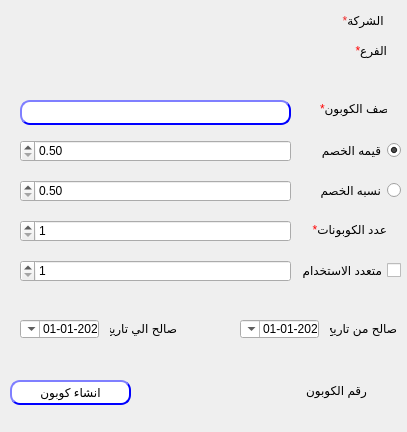
<?xml version="1.0" encoding="UTF-8"?>
<ui version="4.0">
 <class>CustomerGP</class>
 <widget class="QDialog" name="CustomerGP">
  <property name="geometry">
   <rect>
    <x>0</x>
    <y>0</y>
    <width>407</width>
    <height>432</height>
   </rect>
  </property>
  <property name="windowTitle">
   <string>انشاء كوبون</string>
  </property>
  <property name="layoutDirection">
   <enum>Qt::RightToLeft</enum>
  </property>
  <widget class="QLabel" name="desc">
   <property name="geometry">
    <rect>
     <x>320</x>
     <y>100</y>
     <width>67</width>
     <height>17</height>
    </rect>
   </property>
   <property name="text">
    <string>&lt;html&gt;&lt;head/&gt;&lt;body&gt;&lt;p align=&quot;right&quot;&gt;&lt;span style=&quot; color:#ff0000;&quot;&gt;*&lt;/span&gt;وصف الكوبون&lt;/p&gt;&lt;/body&gt;&lt;/html&gt;</string>
   </property>
  </widget>
  <widget class="QPushButton" name="BTN_createCoupon">
   <property name="geometry">
    <rect>
     <x>10</x>
     <y>380</y>
     <width>121</width>
     <height>25</height>
    </rect>
   </property>
   <property name="layoutDirection">
    <enum>Qt::RightToLeft</enum>
   </property>
   <property name="styleSheet">
    <string notr="true">QPushButton{
                                        background-color: white;
                                        border-style: outset;
                                        border-width: 2px;
                                        border-radius: 10px;
                                        border-color: blue;
                                        min-width: 6em;
                                        }
                                        QPushButton:hover {
                                        background: qradialgradient(
                                        cx: 0.3, cy: -0.4, fx: 0.3, fy: -0.4,
                                        radius: 1.35, stop: 0 #fff, stop: 1 #bbb
                                        );
                                        }
                                        QPushButton:pressed {
                                        border-style: inset;
                                        background: qradialgradient(
                                        cx: 0.4, cy: -0.1, fx: 0.4, fy: -0.1,
                                        radius: 1.35, stop: 0 #fff, stop: 1 #ddd
                                        );
                                        }
                                    </string>
   </property>
   <property name="text">
    <string>انشاء كوبون</string>
   </property>
  </widget>
  <widget class="QLineEdit" name="LE_desc">
   <property name="geometry">
    <rect>
     <x>20</x>
     <y>100</y>
     <width>271</width>
     <height>25</height>
    </rect>
   </property>
   <property name="styleSheet">
    <string notr="true">QLineEdit{
                                        background-color: white;
                                        border-style: outset;
                                        border-width: 2px;
                                        border-radius: 10px;
                                        border-color: blue;
                                        min-width: 6em;
                                        }
                                        QLineEdit:hover {
                                        background: qradialgradient(
                                        cx: 0.3, cy: -0.4, fx: 0.3, fy: -0.4,
                                        radius: 1.35, stop: 0 #fff, stop: 1 #bbb
                                        );
                                        }
                                       QLineEdit:pressed {
                                        border-style: inset;
                                        background: qradialgradient(
                                        cx: 0.4, cy: -0.1, fx: 0.4, fy: -0.1,
                                        radius: 1.35, stop: 0 #fff, stop: 1 #ddd
                                        );
                                        }
                                    </string>
   </property>
  </widget>
  <widget class="QRadioButton" name="radioButton_Value">
   <property name="geometry">
    <rect>
     <x>320</x>
     <y>140</y>
     <width>81</width>
     <height>20</height>
    </rect>
   </property>
   <property name="layoutDirection">
    <enum>Qt::RightToLeft</enum>
   </property>
   <property name="autoFillBackground">
    <bool>false</bool>
   </property>
   <property name="text">
    <string>قيمه الخصم</string>
   </property>
   <property name="checked">
    <bool>true</bool>
   </property>
  </widget>
  <widget class="QRadioButton" name="radioButton_Percentage">
   <property name="geometry">
    <rect>
     <x>310</x>
     <y>180</y>
     <width>91</width>
     <height>20</height>
    </rect>
   </property>
   <property name="layoutDirection">
    <enum>Qt::RightToLeft</enum>
   </property>
   <property name="text">
    <string>نسبه الخصم</string>
   </property>
  </widget>
  <widget class="QCheckBox" name="checkBox_Multi">
   <property name="geometry">
    <rect>
     <x>290</x>
     <y>260</y>
     <width>111</width>
     <height>20</height>
    </rect>
   </property>
   <property name="layoutDirection">
    <enum>Qt::RightToLeft</enum>
   </property>
   <property name="text">
    <string>متعدد الاستخدام</string>
   </property>
  </widget>
  <widget class="QLabel" name="desc_2">
   <property name="geometry">
    <rect>
     <x>306</x>
     <y>220</y>
     <width>81</width>
     <height>20</height>
    </rect>
   </property>
   <property name="layoutDirection">
    <enum>Qt::RightToLeft</enum>
   </property>
   <property name="text">
    <string>&lt;html&gt;&lt;head/&gt;&lt;body&gt;&lt;p align=&quot;right&quot;&gt;&lt;span style=&quot; color:#ff0000;&quot;&gt;*&lt;/span&gt;عدد الكوبونات&lt;/p&gt;&lt;/body&gt;&lt;/html&gt;</string>
   </property>
  </widget>
  <widget class="QLabel" name="desc_3">
   <property name="geometry">
    <rect>
     <x>330</x>
     <y>320</y>
     <width>67</width>
     <height>17</height>
    </rect>
   </property>
   <property name="layoutDirection">
    <enum>Qt::RightToLeft</enum>
   </property>
   <property name="text">
    <string>صالح من تاريخ</string>
   </property>
  </widget>
  <widget class="QLabel" name="desc_4">
   <property name="geometry">
    <rect>
     <x>110</x>
     <y>320</y>
     <width>67</width>
     <height>17</height>
    </rect>
   </property>
   <property name="layoutDirection">
    <enum>Qt::RightToLeft</enum>
   </property>
   <property name="text">
    <string>صالح الي تاريخ</string>
   </property>
  </widget>
  <widget class="QDateTimeEdit" name="Qdate_to">
   <property name="geometry">
    <rect>
     <x>20</x>
     <y>320</y>
     <width>79</width>
     <height>18</height>
    </rect>
   </property>
   <property name="layoutDirection">
    <enum>Qt::RightToLeft</enum>
   </property>
   <property name="minimumDateTime">
    <datetime>
     <hour>0</hour>
     <minute>0</minute>
     <second>0</second>
     <year>2020</year>
     <month>1</month>
     <day>1</day>
    </datetime>
   </property>
   <property name="displayFormat">
    <string>yyyy-MM-dd</string>
   </property>
   <property name="calendarPopup">
    <bool>true</bool>
   </property>
  </widget>
  <widget class="QDateTimeEdit" name="Qdate_from">
   <property name="geometry">
    <rect>
     <x>240</x>
     <y>320</y>
     <width>79</width>
     <height>18</height>
    </rect>
   </property>
   <property name="layoutDirection">
    <enum>Qt::RightToLeft</enum>
   </property>
   <property name="minimumDateTime">
    <datetime>
     <hour>0</hour>
     <minute>0</minute>
     <second>0</second>
     <year>2020</year>
     <month>1</month>
     <day>1</day>
    </datetime>
   </property>
   <property name="displayFormat">
    <string>yyyy-MM-dd</string>
   </property>
   <property name="calendarPopup">
    <bool>true</bool>
   </property>
  </widget>
  <widget class="QLabel" name="desc_6">
   <property name="geometry">
    <rect>
     <x>320</x>
     <y>10</y>
     <width>67</width>
     <height>21</height>
    </rect>
   </property>
   <property name="layoutDirection">
    <enum>Qt::RightToLeft</enum>
   </property>
   <property name="text">
    <string>&lt;html&gt;&lt;head/&gt;&lt;body&gt;&lt;p align=&quot;right&quot;&gt;&lt;span style=&quot; color:#ef2929;&quot;&gt;*&lt;/span&gt;الشركة &lt;/p&gt;&lt;/body&gt;&lt;/html&gt;</string>
   </property>
  </widget>
  <widget class="QLabel" name="desc_7">
   <property name="geometry">
    <rect>
     <x>320</x>
     <y>40</y>
     <width>67</width>
     <height>21</height>
    </rect>
   </property>
   <property name="layoutDirection">
    <enum>Qt::RightToLeft</enum>
   </property>
   <property name="text">
    <string>&lt;html&gt;&lt;head/&gt;&lt;body&gt;&lt;p align=&quot;right&quot;&gt;&lt;span style=&quot; color:#ff0000;&quot;&gt;*&lt;/span&gt;الفرع&lt;/p&gt;&lt;/body&gt;&lt;/html&gt;</string>
   </property>
  </widget>
  <widget class="QDoubleSpinBox" name="LE_desc_2">
   <property name="geometry">
    <rect>
     <x>20</x>
     <y>140</y>
     <width>271</width>
     <height>22</height>
    </rect>
   </property>
   <property name="styleSheet">
    <string notr="true"/>
   </property>
   <property name="minimum">
    <double>0.500000000000000</double>
   </property>
  </widget>
  <widget class="QDoubleSpinBox" name="LE_desc_3">
   <property name="geometry">
    <rect>
     <x>20</x>
     <y>180</y>
     <width>271</width>
     <height>22</height>
    </rect>
   </property>
   <property name="styleSheet">
    <string notr="true"/>
   </property>
   <property name="minimum">
    <double>0.500000000000000</double>
   </property>
  </widget>
  <widget class="QSpinBox" name="LE_desc_4">
   <property name="geometry">
    <rect>
     <x>20</x>
     <y>220</y>
     <width>271</width>
     <height>22</height>
    </rect>
   </property>
   <property name="minimum">
    <number>1</number>
   </property>
  </widget>
  <widget class="QSpinBox" name="LE_desc_5">
   <property name="geometry">
    <rect>
     <x>20</x>
     <y>260</y>
     <width>271</width>
     <height>22</height>
    </rect>
   </property>
   <property name="minimum">
    <number>1</number>
   </property>
  </widget>
  <widget class="QLabel" name="label_num">
   <property name="geometry">
    <rect>
     <x>210</x>
     <y>382</y>
     <width>47</width>
     <height>21</height>
    </rect>
   </property>
   <property name="text">
    <string/>
   </property>
  </widget>
  <widget class="QLabel" name="label_2">
   <property name="geometry">
    <rect>
     <x>306</x>
     <y>380</y>
     <width>61</width>
     <height>20</height>
    </rect>
   </property>
   <property name="text">
    <string>رقم الكوبون : </string>
   </property>
  </widget>
 </widget>
 <resources/>
 <connections/>
</ui>
